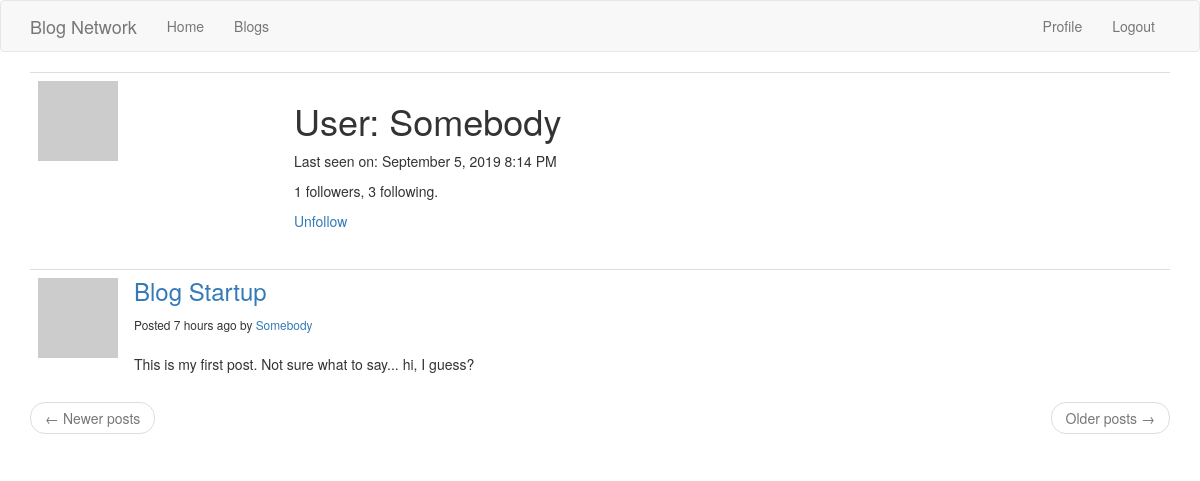
The page /user/Somebody (signed in) on the database its author committed.
### main/models.py (models this page shows, shortened)
class User(UserMixin, db.Model):
    id = db.Column(db.Integer, primary_key=True)
    username = db.Column(db.Text(), index=True, unique=True)
    email = db.Column(db.Text(), index=True, unique=True)
    password_hash = db.Column(db.Text())
    posts = db.relationship('Post', backref='author', lazy='dynamic')
    comments = db.relationship('Comment', backref='author', lazy='dynamic')
    about_me = db.Column(db.Text())
    last_seen = db.Column(db.DateTime, default=datetime.utcnow)
    followed = db.relationship(
        'User', secondary=followers,
        primaryjoin=(followers.c.follower_id == id),
        secondaryjoin=(followers.c.followed_id == id),
        backref=db.backref('followers', lazy='dynamic'), lazy='dynamic')
    def avatar(self, size):
        digest = md5(self.email.lower().encode('utf-8')).hexdigest()
        return 'https://www.gravatar.com/avatar/{}?d=identicon&s={}'.format(
            digest, size)
    def is_following(self, user):
        return self.followed.filter(
            followers.c.followed_id == user.id).count() > 0

class Post(db.Model):
    id = db.Column(db.Integer, primary_key=True)
    body = db.Column(db.Text())
    title = db.Column(db.Text())
    comments = db.relationship('Comment', backref='source', lazy='dynamic')
    timestamp = db.Column(db.DateTime, index=True, default=datetime.utcnow)
    user_id = db.Column(db.Integer, db.ForeignKey('user.id'))

### main/urls.py (the view)
@blog.route('/user/<username>')
@login_required
def user(username):
    user = User.query.filter_by(username=username).first_or_404()
    page = request.args.get('page', 1, type=int)
    posts = user.posts.order_by(Post.timestamp.desc()).paginate(
        page, blog.config['POSTS_PER_PAGE'], False)
    next_url = url_for('user', username=user.username, page=posts.next_num) \
        if posts.has_next else None
    prev_url = url_for('user', username=user.username, page=posts.prev_num) \
        if posts.has_prev else None
    return render_template('user.html', user=user, posts=posts.items,
                           next_url=next_url, prev_url=prev_url)

### main/models.py (called while the page is built)
@login.user_loader
def load_user(id):
    return User.query.get(int(id))

### main/urls.py (called while the page is built)
@blog.before_request
def before_request():
    if current_user.is_authenticated:
        current_user.last_seen = datetime.utcnow()
        db.session.commit()

### main/templates/user.html (shortened to what this page needs)
{% extends "base.html" %}
{% block blog_content %}
    <table class="table table-hover">
        <tr>
            <td width="256px"><img src="{{ user.avatar(256) }}"></td>
            <td>
                <h1>User: {{ user.username }}</h1>
                {% if user.last_seen %}
                <p>Last seen on: {{ moment(user.last_seen).format('LLL') }}</p>
                {% endif %}
                <p>{{ user.followers.count() }} followers, {{ user.followed.count() }} following.</p>
                {% if user == current_user %}
                <p><a href="{{ url_for('edit_profile') }}">Edit your profile</a></p>
                {% elif not current_user.is_following(user) %}
                <p><a href="{{ url_for('follow', username=user.username) }}">Follow</a></p>
                {% else %}
                <p><a href="{{ url_for('unfollow', username=user.username) }}">Unfollow</a></p>
                {% endif %}
            </td>
        </tr>
    </table>
    {% for post in posts %}
        {% include 'post.html' %}
    {% endfor %}
    <nav aria-label="...">
        <ul class="pager">
            <li class="previous{% if not prev_url %} disabled{% endif %}">
                <a href="{{ prev_url or '#' }}">
                    <span aria-hidden="true">&larr;</span> Newer posts
                </a>
            </li>
            <li class="next{% if not next_url %} disabled{% endif %}">
                <a href="{{ next_url or '#' }}">
                    Older posts <span aria-hidden="true">&rarr;</span>
                </a>
            </li>
        </ul>
    </nav>
{% endblock %}

### main/templates/post.html
<table class="table table-hover">
    <tr>
        <td width="70px">
            <a href="{{ url_for('user', username=post.author.username) }}">
                <img src="{{ post.author.avatar(70) }}" />
            </a>
        </td>
        <td>
            <h3 style="margin-top: 0px">
                <a href="{{ url_for('post', id=post.id) }}">
                    {{ post.title }}
                </a>
            </h3>
            <small>
            Posted {{ moment(post.timestamp).fromNow() }} by
            <a href="{{ url_for('user', username=post.author.username) }}">
                {{ post.author.username }}
            </a>
            </small>
            <br>
            <br>
            {{ post.body }}
        </td>
    </tr>
</table>

### rows shown on the page
User: username "Somebody", last_seen "September 5, 2019 8:14 PM"
Post: title "Blog Startup", timestamp "7 hours ago", author.username "Somebody", body "This is my first post. Not sure what to say... hi, I guess?"

### other values the page prints
{{ user.followers.count() }} "1"
{{ user.followed.count() }} "3"
